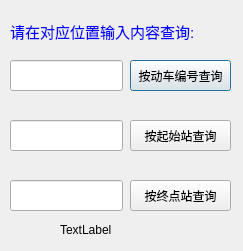
<?xml version="1.0" encoding="UTF-8"?>
<ui version="4.0">
 <class>Tourist</class>
 <widget class="QDialog" name="Tourist">
  <property name="geometry">
   <rect>
    <x>0</x>
    <y>0</y>
    <width>243</width>
    <height>251</height>
   </rect>
  </property>
  <property name="windowTitle">
   <string>Dialog</string>
  </property>
  <widget class="QLineEdit" name="lineEdit">
   <property name="geometry">
    <rect>
     <x>10</x>
     <y>60</y>
     <width>113</width>
     <height>31</height>
    </rect>
   </property>
  </widget>
  <widget class="QLineEdit" name="lineEdit_2">
   <property name="geometry">
    <rect>
     <x>10</x>
     <y>120</y>
     <width>113</width>
     <height>31</height>
    </rect>
   </property>
  </widget>
  <widget class="QLineEdit" name="lineEdit_3">
   <property name="geometry">
    <rect>
     <x>10</x>
     <y>180</y>
     <width>113</width>
     <height>31</height>
    </rect>
   </property>
  </widget>
  <widget class="QPushButton" name="pushButton">
   <property name="geometry">
    <rect>
     <x>130</x>
     <y>60</y>
     <width>101</width>
     <height>31</height>
    </rect>
   </property>
   <property name="text">
    <string>按动车编号查询</string>
   </property>
  </widget>
  <widget class="QPushButton" name="pushButton_2">
   <property name="geometry">
    <rect>
     <x>130</x>
     <y>120</y>
     <width>101</width>
     <height>31</height>
    </rect>
   </property>
   <property name="text">
    <string>按起始站查询</string>
   </property>
  </widget>
  <widget class="QPushButton" name="pushButton_3">
   <property name="geometry">
    <rect>
     <x>130</x>
     <y>180</y>
     <width>101</width>
     <height>31</height>
    </rect>
   </property>
   <property name="text">
    <string>按终点站查询</string>
   </property>
  </widget>
  <widget class="QLabel" name="label">
   <property name="geometry">
    <rect>
     <x>10</x>
     <y>20</y>
     <width>191</width>
     <height>21</height>
    </rect>
   </property>
   <property name="text">
    <string>&lt;html&gt;&lt;head/&gt;&lt;body&gt;&lt;p&gt;&lt;span style=&quot; font-size:11pt; color:#0000ff;&quot;&gt;请在对应位置输入内容查询:&lt;/span&gt;&lt;/p&gt;&lt;/body&gt;&lt;/html&gt;</string>
   </property>
  </widget>
  <widget class="QLabel" name="label_2">
   <property name="geometry">
    <rect>
     <x>60</x>
     <y>220</y>
     <width>171</width>
     <height>20</height>
    </rect>
   </property>
   <property name="text">
    <string>TextLabel</string>
   </property>
  </widget>
 </widget>
 <resources/>
 <connections/>
</ui>
